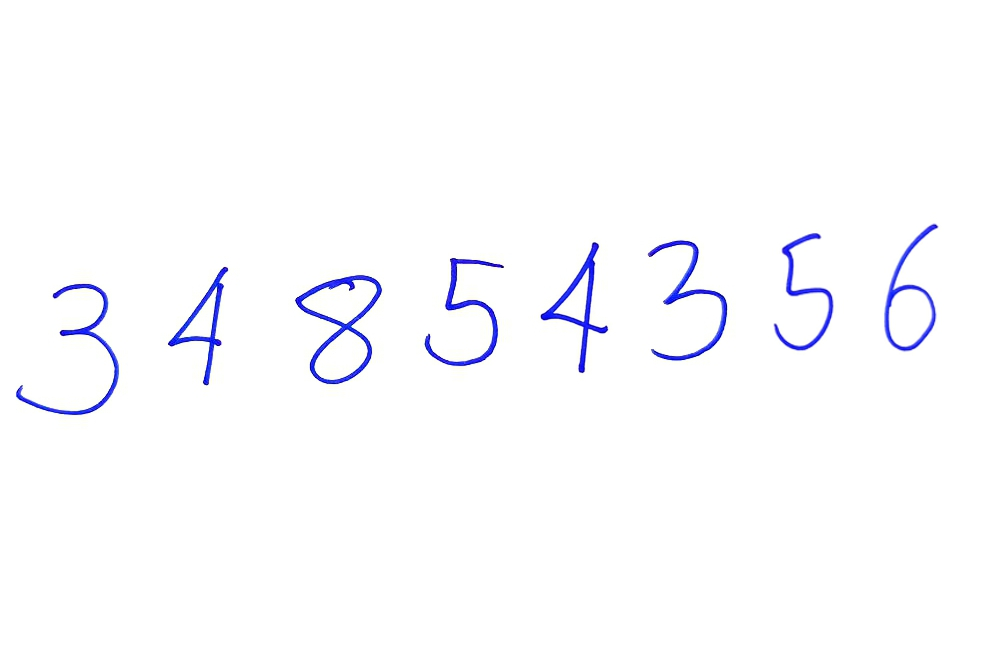
#> input picture Deep Learning série/#14 - Reconhecendo múltiplos números/numbers.jpg, 1000 x 651 px
$ jupyter execute --allow-errors 'Detectando Caixa Postal com Deep Learning - Original.ipynb'   (shell and % lines are left out)
#> lines starting #> are read from the running program, lines starting #| are printed output that depends on the picture; after the words box and inside, x2 and y2 are one past the last pixel; in counts of white or black regions, pixels touching at a corner belong together
[cell 1]
import cv2 as cv
import numpy as np
from matplotlib import pyplot as plt

### LER IMAGEM COM OPENCV

[cell 2]
img = cv.imread("numbers.jpg")
#> img is the input picture: shape (651, 1000, 3); mean B, G, R 254.1, 251.5, 251.3

plt.imshow(cv.cvtColor(img, cv.COLOR_BGR2RGB))
plt.show()

### CONVERTER PARA ESCALA DE CINZA

[cell 3]
im_gray = cv.cvtColor(img, cv.COLOR_BGR2GRAY)
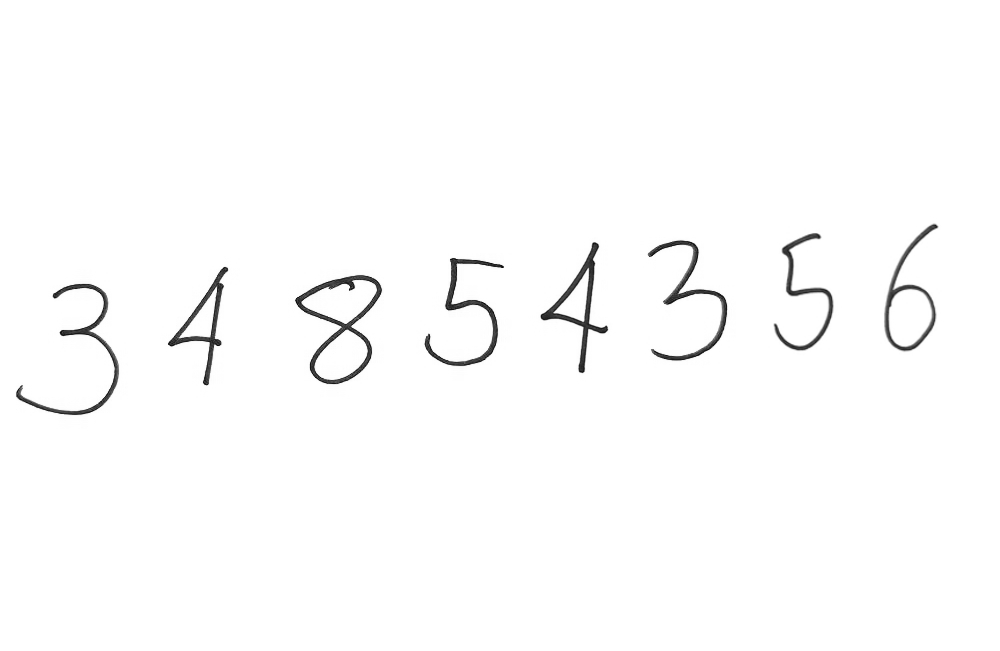
#> im_gray: shape (651, 1000); min 9, max 255, mean 251.7

plt.imshow(im_gray,cmap='gray')
plt.show()

O desfoque gaussiano é altamente eficaz na remoção do ruído gaussiano da imagem.

[cell 4]
im_gauss = cv.GaussianBlur(im_gray, (5, 5), 0)

plt.imshow(im_gauss,cmap='gray')
plt.show()

***cv2.threshold***

Threshold traz a ideia de uma simplificação da imagem para facilitar análise, trazendo onde estão os limites da imagem em questão.

argumentos da função:

- 1 - Uma imagem em tons de cinza
- 2 - Limiar de intensidade para binarização
- 3 - 255 intensidade máxima
- 4 - Transforma em binário
    - THRESH_BINARY      - Binário Normal
    - THRESH_BINARY_INV  - Binário invertido

A função ***cv.adaptiveThreshold*** também faz análise adaptativa

### BUSCANDO O LIMIAR DA IMAGEM

[cell 5]
#  im_gray.max() TEM A INTENSIDADE MÁXIMA DA IMAGEM

ret, im_th = cv.threshold(im_gauss, im_gray.max()/2, im_gray.max(), cv.THRESH_BINARY_INV)
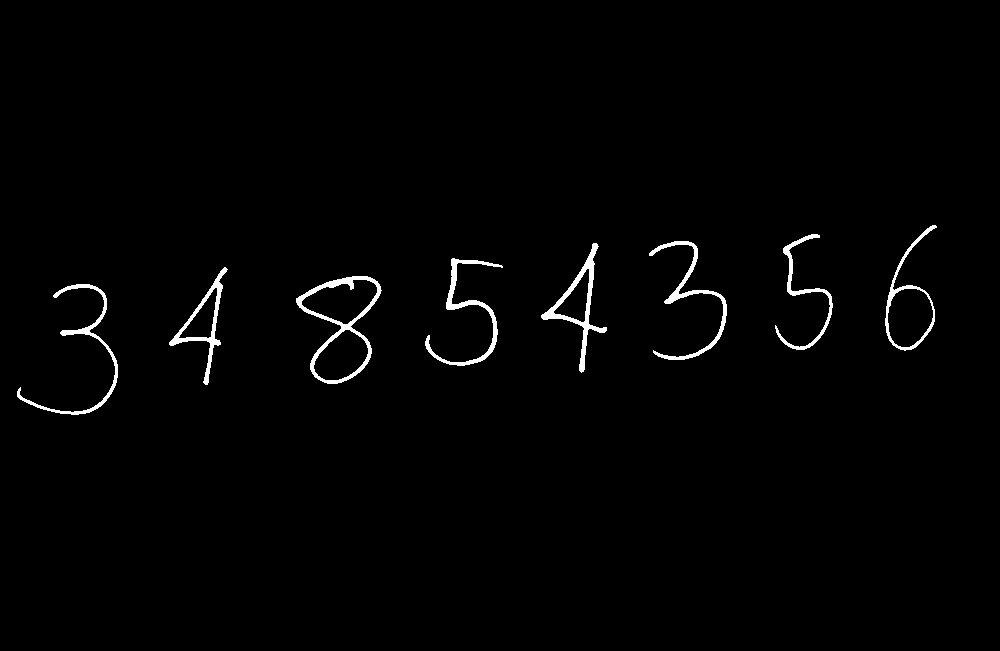
#> im_th: shape (651, 1000); 1.4% white; 8 white regions
#> ret = 127

plt.imshow(im_th,cmap='gray')
plt.show()

### BUSCAR CONTORNOS DA IMAGEM

[cell 6]
ctrs, hier = cv.findContours(im_th.copy(), cv.RETR_EXTERNAL, cv.CHAIN_APPROX_SIMPLE)
#> ctrs = 8 contours; box (x1, y1, x2, y2) and area: (296, 276, 382, 384) 5157, (885, 225, 937, 351) 2694, (541, 243, 607, 373) 1923, (169, 267, 228, 385) 1676, (425, 258, 503, 366) 896, (649, 241, 727, 360) 872, (17, 284, 118, 415) 834, (775, 234, 833, 350) 636

##### CRIAR RETÂNGULOS DOS CONTORNOS

[cell 7]
rects = [cv.boundingRect(ctr) for ctr in ctrs]
#> rects = [(17, 284, 101, 131), (296, 276, 86, 108), (169, 267, 59, 118), (425, 258, 78, 108), (541, 243, 66, 130), (649, 241, 78, 119), (775, 234, 58, 116), (885, 225, 52, 126)]
rects
#> Out has the same summary as rects

### ORDENANDO POSIÇÃO DOS RETÂNGULOS DA ESQUEDA PARA DIREITA

[cell 8]
rects.sort()
rects
#> Out = [(17, 284, 101, 131), (169, 267, 59, 118), (296, 276, 86, 108), (425, 258, 78, 108), (541, 243, 66, 130), (649, 241, 78, 119), (775, 234, 58, 116), (885, 225, 52, 126)]

### CRIAR ÁREA SELECIONÁVEL

[cell 9]
## CRIAR RETÂNGULOS NA IMAGEM ORIGINAL

  # DESENHAR RETANGULOS

    #  x1,y1 ------
    #  |          |
    #  |          |
    #  |          |
    #  --------x2,y2

## selecionando propriedades do retângulo
x, y, w, h = rects[0]
#> x = 17; y = 284; w = 101; h = 131

## desenhando retângulo
cv.rectangle(img,  (x, y),  (x+w,y+h),  (0, 255, 0), 3)
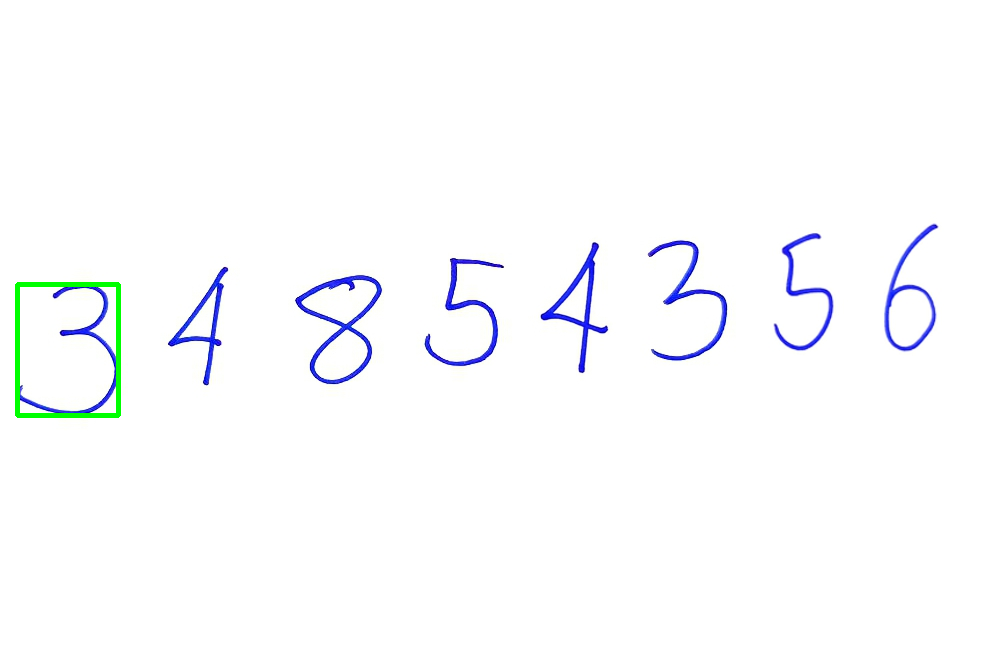
#> img: shape (651, 1000, 3); 0.35% of pixels changed, all inside (x1, y1, x2, y2) = (15, 282, 121, 418)

plt.imshow(img)
plt.show()

## SELECIONAR NÚMERO

[cell 10]
start_row = y
#> start_row = 284
end_row   = y + h
#> end_row = 415

start_col = x
#> start_col = 17
end_col   = x + w
#> end_col = 118

new_roi = im_gauss[ start_row : end_row,  start_col : end_col]
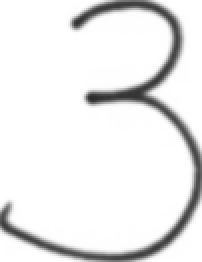
#> new_roi: shape (131, 101) (shown 2 times larger); min 43, max 255, mean 234.8

plt.imshow(new_roi, cmap='gray')
plt.show()

### RESIZE & PADDING

[cell 11]
## TAMANHO DESEJADO
tam_final = 28

## TAMANHO ORIGINAL
old_size = new_roi.shape[:2]
#> old_size = (131, 101)

## VERIFICANDO PROPORÇÃO
ratio = float(tam_final*0.8)/max(old_size)
#> ratio = 0.171

## ALTERANDO PROPORÇÃO
new_size = tuple([int(x*ratio) for x in old_size])
#> new_size = (22, 17)

## REDIMENSIONANDO IMAGEM USANDO PROPORÇÃO
new_roi = cv.resize(new_roi, (new_size[1], new_size[0]), interpolation=cv.INTER_AREA)

## PADDING
delta_w = tam_final - new_size[1]
#> delta_w = 11
delta_h = tam_final - new_size[0]
#> delta_h = 6
top, bottom = delta_h//2, delta_h-(delta_h//2)
#> top = 3; bottom = 3
left, right = delta_w//2, delta_w-(delta_w//2)
#> left = 5; right = 6

## CRIANDO UMA BORDA ESCURA
color = [255, 255, 255]
new_im = cv.copyMakeBorder(new_roi, top, bottom, left, right, cv.BORDER_CONSTANT, value=color)

new_im = cv.bitwise_not(new_im)
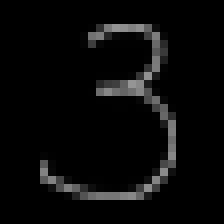
#> new_im: shape (28, 28) (shown 8 times larger); min 0, max 149, mean 9.7

[cell 12]
plt.imshow(new_im, cmap='gray')
plt.show()

### ROI = Region of Interest

[cell 13]
rois = []

## TAMANHO DESEJADO
tam_final = 28

for rect in rects:
    ## selecionando propriedades do retângulo
    x, y, w, h = rect

    ## desenhando retângulo
    cv.rectangle(img,  (x, y),  (x+w,y+h),  (0, 255, 0), 1)

    start_row = y
    end_row   = y + h
    start_col = x
    end_col   = x + w

    new_roi = im_gauss[ start_row : end_row,  start_col : end_col]


    ## TAMANHO ORIGINAL
    old_size = new_roi.shape[:2]

    ## VERIFICANDO PROPORÇÃO
    ratio = float(tam_final*0.8)/max(old_size)

    ## ALTERANDO PROPORÇÃO
    new_size = tuple([int(x*ratio) for x in old_size])

    ## REDIMENSIONANDO IMAGEM USANDO PROPORÇÃO
    new_roi = cv.resize(new_roi, (new_size[1], new_size[0]))

    ## PADDING
    delta_w = tam_final - new_size[1]
    delta_h = tam_final - new_size[0]
    top, bottom = delta_h//2, delta_h-(delta_h//2)
    left, right = delta_w//2, delta_w-(delta_w//2)

    ## CRIANDO UMA BORDA ESCURA
    color = [255, 255, 255]
    new_im = cv.copyMakeBorder(new_roi, top, bottom, left, right, cv.BORDER_CONSTANT, value=color)

    ## inverte imagem
    new_im = cv.bitwise_not(new_im)

    rois.append(new_im)
#> this loop made 8 passes
#> (x, y, w, h, start_row, end_row, start_col, end_col) on passes 1 to 8: (17, 284, 101, 131, 284, 415, 17, 118), (169, 267, 59, 118, 267, 385, 169, 228), (296, 276, 86, 108, 276, 384, 296, 382), (425, 258, 78, 108, 258, 366, 425, 503), (541, 243, 66, 130, 243, 373, 541, 607), (649, 241, 78, 119, 241, 360, 649, 727), (775, 234, 58, 116, 234, 350, 775, 833), (885, 225, 52, 126, 225, 351, 885, 937)
#> pass 1, `new_im = cv.copyMakeBorder(new_roi, top, bottom, left, right, cv.BORDE..`:
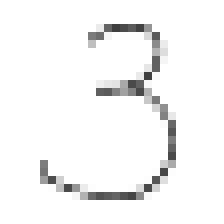
#> new_im: shape (28, 28) (shown 8 times larger); min 63, max 255, mean 244.6
#> pass 1, `new_im = cv.bitwise_not(new_im)`:
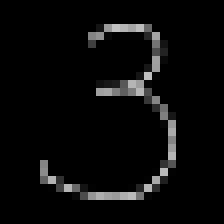
#> new_im: shape (28, 28) (shown 8 times larger); min 0, max 192, mean 10.4
#> pass 2, `new_roi = im_gauss[ start_row : end_row,  start_col : end_col]`:
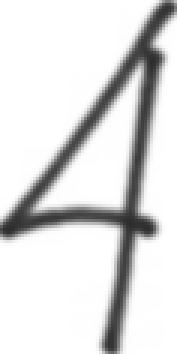
#> new_roi: shape (118, 59) (shown 3 times larger); min 44, max 255, mean 221.5
#> pass 2, `new_im = cv.copyMakeBorder(new_roi, top, bottom, left, right, cv.BORDE..`:
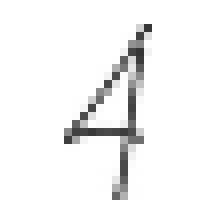
#> new_im: shape (28, 28) (shown 8 times larger); min 52, max 255, mean 244.4
#> after the loop:
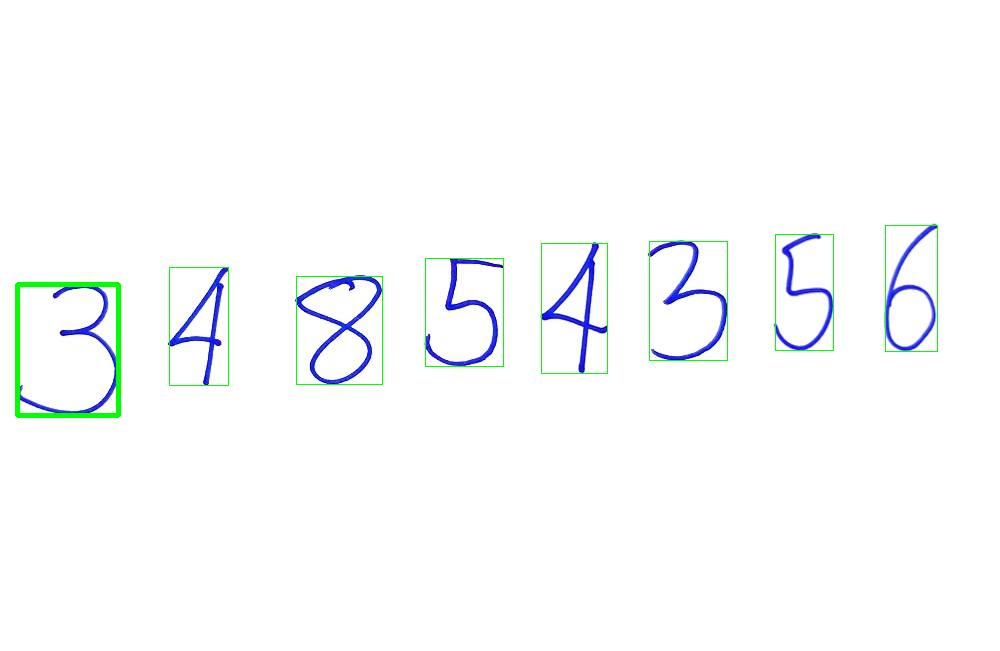
#> img: shape (651, 1000, 3); 0.4% of pixels changed, all inside (x1, y1, x2, y2) = (169, 225, 938, 386)
#> after the loop, rois = 8 items

rois = np.array(rois)

[cell 14]
rois.shape[0]
#> Out = 8

## IMPORTANDO O MODELO

[cell 15]
import h5py

[cell 16]
from tensorflow.keras.models import load_model

#> (a cell that did not finish here is left out)

[cell 18]
i=0
#> (the rest of this cell did not finish here and is left out)

[cell 19]
plt.imshow(cv.cvtColor(img, cv.COLOR_BGR2RGB))
plt.show()

[cell 20]
cv.imshow("PLOTANTO IMAGEM COM OPENcv", img)
cv.waitKey()
#> Out = 27

$ run again, with Deep Learning série/#14 - Reconhecendo múltiplos números/pedro.jpg copied over Deep Learning série/#14 - Reconhecendo múltiplos números/numbers.jpg
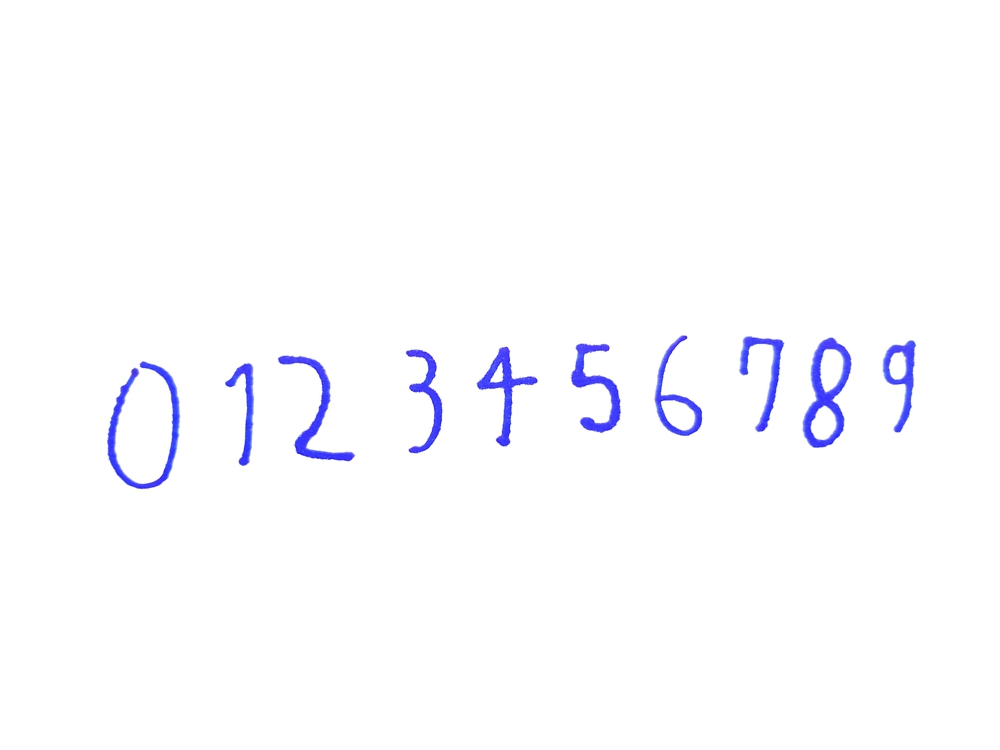
#> input picture Deep Learning série/#14 - Reconhecendo múltiplos números/pedro.jpg, 1000 x 750 px
#> img is the input picture: shape (750, 1000, 3); mean B, G, R 254.7, 251.6, 251.6
#> `ret, im_th = cv.threshold(im_gauss, im_gray.max()/2, im_gray.max(), cv..`:
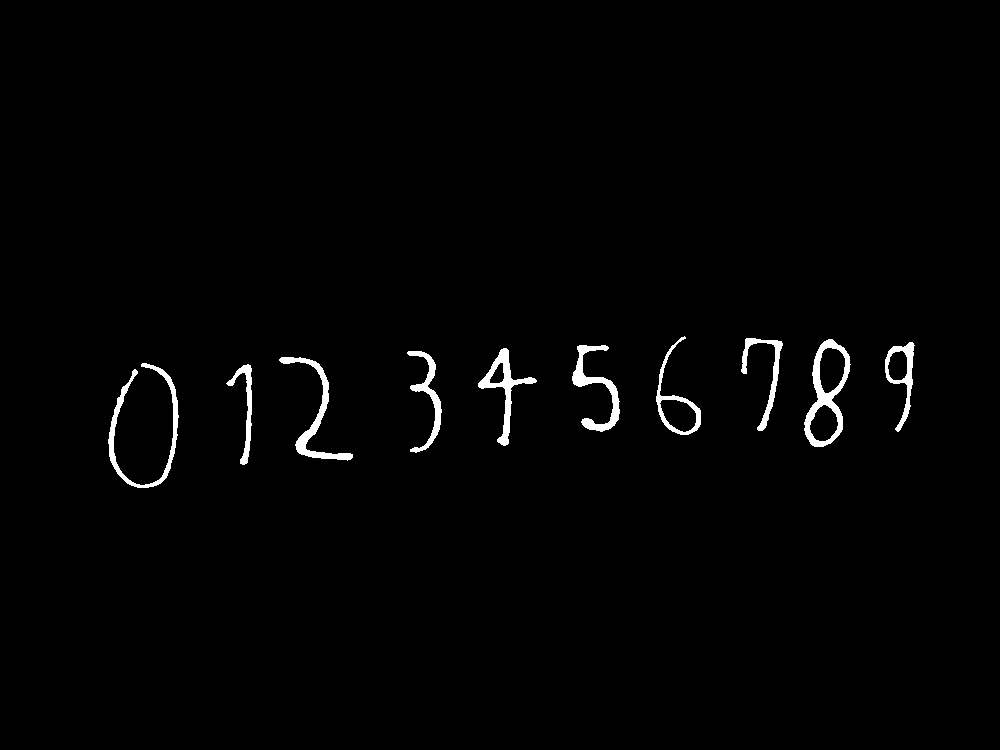
#> im_th: shape (750, 1000); 1.4% white; 10 white regions
#> ret = 127
#> ctrs = 10 contours; largest, box (x1, y1, x2, y2) and area: (804, 339, 851, 447) 3048, (656, 336, 701, 435) 1436, (478, 348, 537, 446) 1201, (885, 342, 915, 432) 1135, (108, 363, 179, 488) 1110
#> rects = [(226, 364, 26, 101), (108, 363, 71, 125), (279, 357, 74, 104), (407, 351, 35, 102), (478, 348, 59, 98), (572, 345, 48, 87), (885, 342, 30, 90), (804, 339, 47, 108), (741, 338, 42, 93), (656, 336, 45, 99)]
#> `rects`: Out has the same summary as rects
#> `rects`: Out = [(108, 363, 71, 125), (226, 364, 26, 101), (279, 357, 74, 104), (407, 351, 35, 102), (478, 348, 59, 98), (572, 345, 48, 87), (656, 336, 45, 99), (741, 338, 42, 93), (804, 339, 47, 108), (885, 342, 30, 90)]
#> `x, y, w, h = rects[0]`: x = 108; y = 363; w = 71; h = 125
#> `start_row = y`: start_row = 363
#> `end_row   = y + h`: end_row = 488
#> `start_col = x`: start_col = 108
#> `end_col   = x + w`: end_col = 179
#> `new_size = tuple([int(x*ratio) for x in old_size])`: new_size = (22, 12)
#> `delta_w = tam_final - new_size[1]`: delta_w = 16
#> `delta_h = tam_final - new_size[0]`: delta_h = 6
#> `top, bottom = delta_h//2, delta_h-(delta_h//2)`: top = 3
#> `left, right = delta_w//2, delta_w-(delta_w//2)`: left = 8
#> the loop `for rect in rects:` made 10 passes
#> (x, y, w, h, start_row, end_row, start_col, end_col) on passes 1 to 8: (108, 363, 71, 125, 363, 488, 108, 179), (226, 364, 26, 101, 364, 465, 226, 252), (279, 357, 74, 104, 357, 461, 279, 353), (407, 351, 35, 102, 351, 453, 407, 442), (478, 348, 59, 98, 348, 446, 478, 537), (572, 345, 48, 87, 345, 432, 572, 620), (656, 336, 45, 99, 336, 435, 656, 701), (741, 338, 42, 93, 338, 431, 741, 783)
#> after the loop `for rect in rects:`:
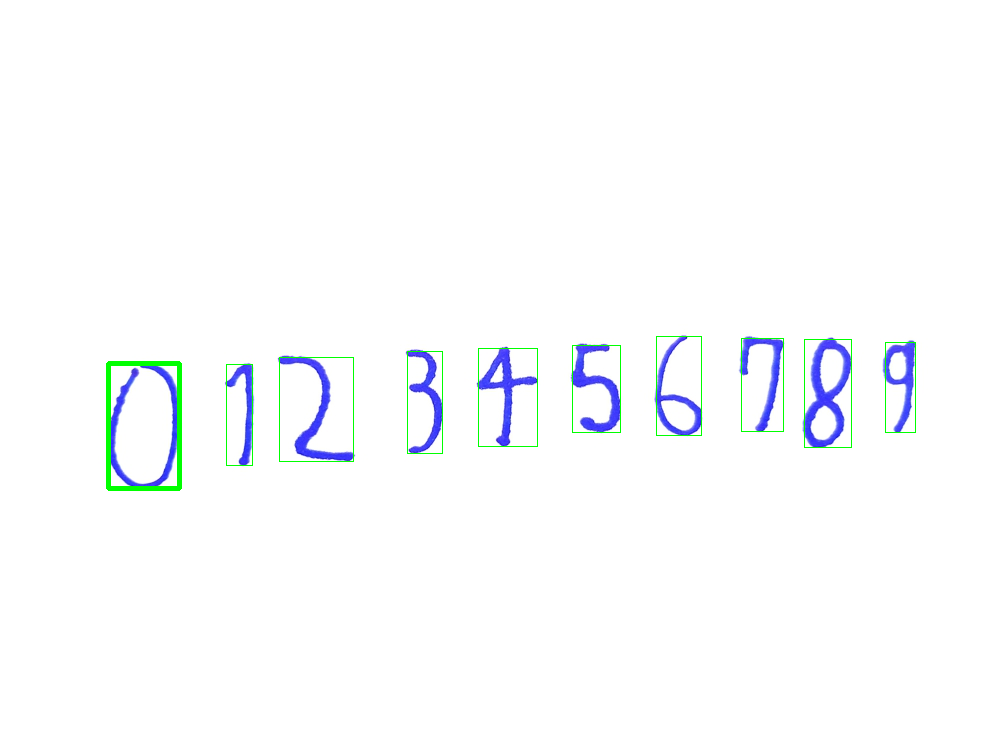
#> img: shape (750, 1000, 3); mean B, G, R 253.2, 251.8, 250.2
#> after the loop `for rect in rects:`: rois = 10 items
#> `cv.waitKey()`: Out = 27
